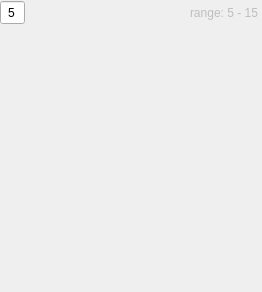
<?xml version="1.0" encoding="UTF-8"?>
<ui version="4.0">
 <class>SerialPortModuleB</class>
 <widget class="QFrame" name="SerialPortModuleB">
  <property name="geometry">
   <rect>
    <x>0</x>
    <y>0</y>
    <width>262</width>
    <height>292</height>
   </rect>
  </property>
  <property name="windowTitle">
   <string>Frame</string>
  </property>
  <layout class="QVBoxLayout" name="verticalLayout_2" stretch="1,99">
   <property name="leftMargin">
    <number>0</number>
   </property>
   <property name="topMargin">
    <number>0</number>
   </property>
   <property name="rightMargin">
    <number>0</number>
   </property>
   <property name="bottomMargin">
    <number>0</number>
   </property>
   <item>
    <layout class="QHBoxLayout" name="horizontalLayout_2" stretch="1,98,1">
     <property name="spacing">
      <number>5</number>
     </property>
     <item>
      <widget class="QSpinBox" name="spinBox">
       <property name="enabled">
        <bool>true</bool>
       </property>
       <property name="sizePolicy">
        <sizepolicy hsizetype="Minimum" vsizetype="Minimum">
         <horstretch>0</horstretch>
         <verstretch>0</verstretch>
        </sizepolicy>
       </property>
       <property name="minimumSize">
        <size>
         <width>25</width>
         <height>25</height>
        </size>
       </property>
       <property name="maximumSize">
        <size>
         <width>16777215</width>
         <height>25</height>
        </size>
       </property>
       <property name="alignment">
        <set>Qt::AlignCenter</set>
       </property>
       <property name="buttonSymbols">
        <enum>QAbstractSpinBox::NoButtons</enum>
       </property>
       <property name="minimum">
        <number>5</number>
       </property>
       <property name="maximum">
        <number>15</number>
       </property>
       <property name="displayIntegerBase">
        <number>10</number>
       </property>
      </widget>
     </item>
     <item>
      <spacer name="horizontalSpacer">
       <property name="orientation">
        <enum>Qt::Horizontal</enum>
       </property>
       <property name="sizeHint" stdset="0">
        <size>
         <width>40</width>
         <height>20</height>
        </size>
       </property>
      </spacer>
     </item>
     <item>
      <widget class="QLabel" name="label_2">
       <property name="enabled">
        <bool>false</bool>
       </property>
       <property name="text">
        <string>range: 5 - 15 </string>
       </property>
      </widget>
     </item>
    </layout>
   </item>
   <item>
    <widget class="QScrollArea" name="scrollArea">
     <property name="styleSheet">
      <string notr="true"/>
     </property>
     <property name="frameShape">
      <enum>QFrame::NoFrame</enum>
     </property>
     <property name="frameShadow">
      <enum>QFrame::Plain</enum>
     </property>
     <property name="verticalScrollBarPolicy">
      <enum>Qt::ScrollBarAlwaysOff</enum>
     </property>
     <property name="horizontalScrollBarPolicy">
      <enum>Qt::ScrollBarAlwaysOff</enum>
     </property>
     <property name="widgetResizable">
      <bool>true</bool>
     </property>
     <widget class="QWidget" name="scrollAreaWidgetContents">
      <property name="geometry">
       <rect>
        <x>0</x>
        <y>0</y>
        <width>262</width>
        <height>259</height>
       </rect>
      </property>
      <property name="styleSheet">
       <string notr="true"/>
      </property>
      <layout class="QVBoxLayout" name="verticalLayout" stretch="1,9">
       <property name="leftMargin">
        <number>0</number>
       </property>
       <property name="topMargin">
        <number>0</number>
       </property>
       <property name="rightMargin">
        <number>0</number>
       </property>
       <property name="bottomMargin">
        <number>0</number>
       </property>
       <item>
        <layout class="QVBoxLayout" name="verticalLayout_8">
         <property name="spacing">
          <number>0</number>
         </property>
        </layout>
       </item>
       <item>
        <spacer name="verticalSpacer">
         <property name="orientation">
          <enum>Qt::Vertical</enum>
         </property>
         <property name="sizeHint" stdset="0">
          <size>
           <width>20</width>
           <height>40</height>
          </size>
         </property>
        </spacer>
       </item>
      </layout>
     </widget>
    </widget>
   </item>
  </layout>
 </widget>
 <resources/>
 <connections/>
</ui>
